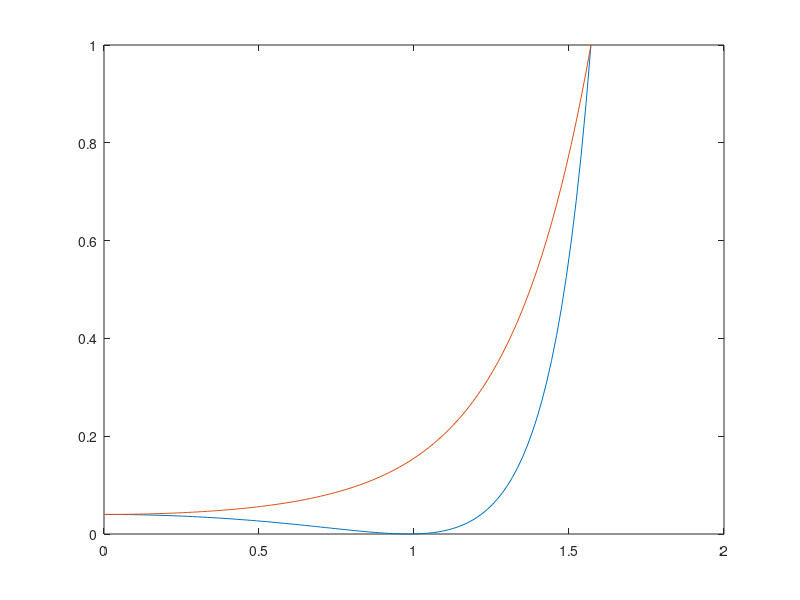

Write MATLAB code to recreate this figure.
function [r0,Brewsters] = Air2MatFresnel()
%Fresnal Reflection from Air(1.0) to Material (1.5)
%   Fucntion will generate plots of Fresnal reflectance 
%   for a dielectric material (index of refraction = 1.5)
%   Plots out reflectance values for incidence angles
%   in between 0 and 90 degrees. Must plot for
%   parallel and perpendicular polarized components
%   Also finds the reflectance of both components at
%   normal incidence and the Brewster's angle.

% Constant refraction indices
refMat = 1.5; %nt
refAir = 1.0; %ni

% plot spacing
incidenceAngles = linspace(0,pi/2,100);
transmissionAngles = getTransAngles(incidenceAngles,refAir,refMat);

[Brewsters,parComponent] = parReflectance(incidenceAngles,transmissionAngles,refAir,refMat);
Brewsters
BrewstersAngle = (Brewsters/pi) * 180
[r0,perpComponent] = perpReflectance(incidenceAngles,transmissionAngles,refAir,refMat);

figure
plot(incidenceAngles,parComponent, incidenceAngles, perpComponent)

end

%Works out transmission angles from Snell's equation
function transmissionAngles = getTransAngles(incidenceAngles,refAir,refMat)
    transmissionAngles= zeros(1,size(incidenceAngles,2));
    for i = 1:size(incidenceAngles,2)
        snells = refAir*sin(incidenceAngles(i));
        transmissionAngles(i) = asin(snells/refMat);
    end
end

%Fresnel Reflectance for parallel polarized light
function [Brewsters,reflectance] = parReflectance(incidenceAngles,transmissionAngles,refAir,refMat)
    airPar = refAir * cos(transmissionAngles);
    materialPar = refMat * cos(incidenceAngles);
    reflectance = power(abs((materialPar-airPar) ./ (materialPar+airPar)),2);
    [C,I] = min(reflectance);
    Brewsters = incidenceAngles(I);
end

%Fresnel Reflectance for perpendicular polarized light
function [r0,reflectance] = perpReflectance(incidenceAngles,transmissionAngles,refAir,refMat)
    airPerp = refAir * cos(incidenceAngles);
    materialPerp = refMat * cos(transmissionAngles);
    reflectance = power(abs((airPerp-materialPerp) ./ (airPerp+materialPerp)),2);
    r0 = reflectance(1);
end

